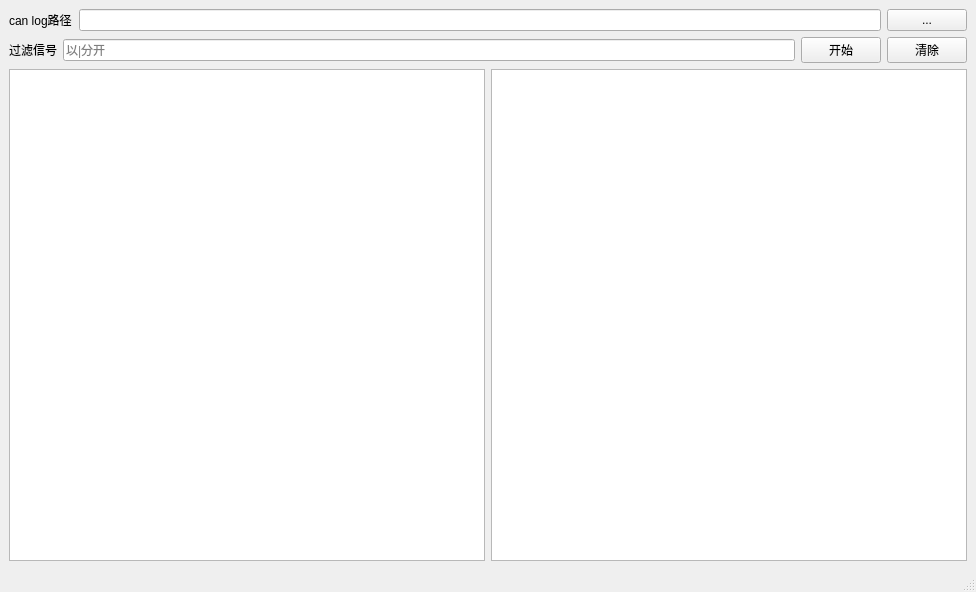
<?xml version="1.0" encoding="UTF-8"?>
<ui version="4.0">
 <class>MainWindow</class>
 <widget class="QMainWindow" name="MainWindow">
  <property name="geometry">
   <rect>
    <x>0</x>
    <y>0</y>
    <width>976</width>
    <height>592</height>
   </rect>
  </property>
  <property name="windowTitle">
   <string>MainWindow</string>
  </property>
  <widget class="QWidget" name="centralwidget">
   <layout class="QVBoxLayout" name="verticalLayout">
    <item>
     <layout class="QHBoxLayout" name="horizontalLayout_2">
      <item>
       <widget class="QLabel" name="label_2">
        <property name="text">
         <string>can log路径</string>
        </property>
       </widget>
      </item>
      <item>
       <widget class="QLineEdit" name="canline"/>
      </item>
      <item>
       <widget class="QPushButton" name="canBtn">
        <property name="text">
         <string>...</string>
        </property>
       </widget>
      </item>
     </layout>
    </item>
    <item>
     <layout class="QHBoxLayout" name="horizontalLayout_3">
      <item>
       <widget class="QLabel" name="label_3">
        <property name="text">
         <string>过滤信号</string>
        </property>
       </widget>
      </item>
      <item>
       <widget class="QLineEdit" name="filterline">
        <property name="placeholderText">
         <string>以|分开</string>
        </property>
       </widget>
      </item>
      <item>
       <widget class="QPushButton" name="startBtn">
        <property name="text">
         <string>开始</string>
        </property>
       </widget>
      </item>
      <item>
       <widget class="QPushButton" name="pushButton">
        <property name="text">
         <string>清除</string>
        </property>
       </widget>
      </item>
     </layout>
    </item>
    <item>
     <layout class="QHBoxLayout" name="horizontalLayout_4">
      <item>
       <widget class="QTextEdit" name="pyTextEdit">
        <property name="readOnly">
         <bool>true</bool>
        </property>
       </widget>
      </item>
      <item>
       <widget class="QTextEdit" name="liTextEdit">
        <property name="readOnly">
         <bool>true</bool>
        </property>
       </widget>
      </item>
     </layout>
    </item>
   </layout>
  </widget>
  <widget class="QMenuBar" name="menubar">
   <property name="geometry">
    <rect>
     <x>0</x>
     <y>0</y>
     <width>976</width>
     <height>28</height>
    </rect>
   </property>
  </widget>
  <widget class="QStatusBar" name="statusbar"/>
 </widget>
 <resources/>
 <connections/>
</ui>
